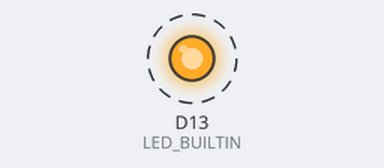
The sketch below on a simulated Arduino Nano 33 IoT. On the bench: output pins drawn as LEDs (lit = HIGH). Dashed ring = blinking. Nothing arrives over Bluetooth unless stated; a phone connects over Bluetooth LE 3 s after start; what the sketch prints to the serial monitor is not drawn.

Above: at 0.37 s.
Timing chart, 0 to 3.3 s (numbered marks = the images above):
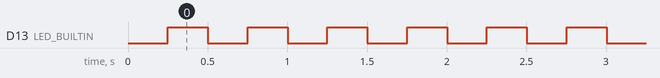

Measured:
- by itself, D13 (LED_BUILTIN): alternates HIGH for 0.25 s and LOW for 0.25 s, 13 changes in all, then stays LOW

The sketch:

ble_transmitter.ino
```cpp
#include <Wire.h>
// Because this is a BLE application please use seeed XIAO BLE Sense in the mbed library as opposed to non mbed version.
#include <ArduinoBLE.h>

#define PIN_CHG 23
#define CHARACTERISTIC_SIZE 20  // default is 20, but utilize MTU change on central to set to 24.
#define DATA_SIZE 18  // The size of the data payload in a packet (24 - 3 for overhead anf 4)

BLEService customService("10336bc0-c8f9-4de7-b637-a68b7ef33fc9");  // 1816 is the defined UUID for cycling tech...
BLECharacteristic txCharacteristic("43336bc0-c8f9-4de7-b637-a68b7ef33fc9",  // Custom characteristic UUID
                                   BLERead | BLEWrite | BLENotify,
                                   CHARACTERISTIC_SIZE);  // Characteristic value length
BLEDescriptor myDescriptor("00002902-0000-1000-8000-00805f9b34fb", "0");  // Used for enabling notifications.

uint8_t currentPacketNumber = 0; // Used to track the order of packets.
uint8_t rear_packet_index = 0; // Used to track the order of packets from the rear sensor.
uint8_t side_packet_index = 0; // Used to track the order of packets from the side sensor.
int payloadStartingIndex = 6; // Starts at 6 to make room for timestamp (4 bytes) and IDs and counters (2 bytes). MUST BE EVEN.

void setup() {
  Serial.begin(115200);
  delay(100);
  pinMode(LED_BUILTIN, OUTPUT);

  Serial.println("Starting...");

  Wire.begin(); //This resets to 100kHz I2C
  Wire.setClock(1000000); //Sensor has max I2C freq of 1MHz change to 400000 for 400kHz

  delay(50);
  // Initialize BLE hardware
  if (!BLE.begin()) {
    while (1) {
      Serial.println("Starting BLE failed!");
      delay(1000);
    }
  }

  delay(100);
  digitalWrite(LED_BUILTIN, HIGH);

  // Set the local name and service information
  BLE.setLocalName("LocationWakelockKeychain");
  BLE.setAdvertisedService(customService);
  // Add custom characteristic
  customService.addCharacteristic(txCharacteristic);
  txCharacteristic.addDescriptor(myDescriptor);
  // Add custom service
  BLE.addService(customService);
  // Start advertising
  BLE.advertise();
  Serial.println("Bluetooth device active, waiting for connections...");
}

void loop() {
  //delay(100);
  BLEDevice central = BLE.central();
  Serial.println("Waiting to connect to central.");
  digitalWrite(LED_BUILTIN, HIGH);  // turn the LED on (HIGH is the voltage level)
  delay(250);
  digitalWrite(LED_BUILTIN, LOW);   // turn the LED off by making the voltage LOW
  delay(250);
  if (central) {
    Serial.print("Connected to central: ");
    Serial.println(central.address());

    while (central.connected()) {
      sendSensorData(0x01, currentPacketNumber);
      currentPacketNumber++;
      delay(55);  // Delay to ensure I am not sending bluetooth packets like crazy.
      sendSensorData(0x02, currentPacketNumber);
      currentPacketNumber++;
      delay(55);  // Delay to ensure I am not sending bluetooth packets like crazy.
    }
    Serial.print("Disconnected from central: ");
    Serial.println(central.address());
    delay(1000);
  }
}

void sendSensorData(uint8_t sensorPacketIndex, uint8_t readCount) {

  uint8_t packet[CHARACTERISTIC_SIZE];

  int payloadIndex = payloadStartingIndex;
  // Initialize packet header
  packet[0] = sensorPacketIndex;
  packet[1] = readCount;

  uint32_t timestamp = millis();  // Get the current timestamp in milliseconds
  // Add timestamp to the packet
  packet[2] = (timestamp >> 24) & 0xFF;
  packet[3] = (timestamp >> 16) & 0xFF;
  packet[4] = (timestamp >> 8) & 0xFF;
  packet[5] = timestamp & 0xFF;


  txCharacteristic.writeValue(packet, CHARACTERISTIC_SIZE);
}
```
